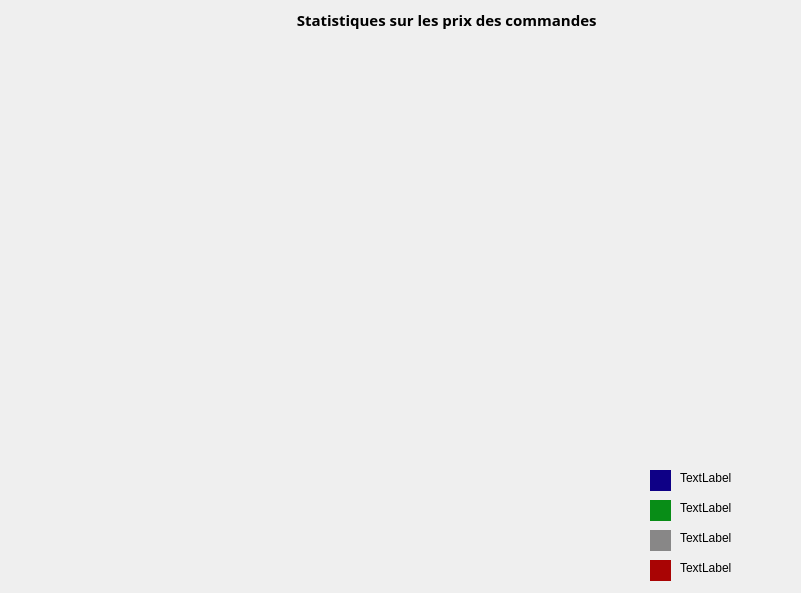
<?xml version="1.0" encoding="UTF-8"?>
<ui version="4.0">
 <class>statfadwa</class>
 <widget class="QDialog" name="statfadwa">
  <property name="geometry">
   <rect>
    <x>0</x>
    <y>0</y>
    <width>801</width>
    <height>593</height>
   </rect>
  </property>
  <property name="windowTitle">
   <string>Dialog</string>
  </property>
  <widget class="QLabel" name="labelF">
   <property name="geometry">
    <rect>
     <x>680</x>
     <y>470</y>
     <width>121</width>
     <height>16</height>
    </rect>
   </property>
   <property name="text">
    <string>TextLabel</string>
   </property>
  </widget>
  <widget class="QLabel" name="label_2F">
   <property name="geometry">
    <rect>
     <x>680</x>
     <y>500</y>
     <width>121</width>
     <height>16</height>
    </rect>
   </property>
   <property name="text">
    <string>TextLabel</string>
   </property>
  </widget>
  <widget class="QLabel" name="label">
   <property name="geometry">
    <rect>
     <x>110</x>
     <y>10</y>
     <width>541</width>
     <height>20</height>
    </rect>
   </property>
   <property name="font">
    <font>
     <family>Sitka</family>
     <pointsize>11</pointsize>
     <weight>75</weight>
     <bold>true</bold>
    </font>
   </property>
   <property name="text">
    <string>                                                Statistiques sur les prix des commandes</string>
   </property>
  </widget>
  <widget class="QLabel" name="label_4F">
   <property name="geometry">
    <rect>
     <x>680</x>
     <y>560</y>
     <width>121</width>
     <height>16</height>
    </rect>
   </property>
   <property name="text">
    <string>TextLabel</string>
   </property>
  </widget>
  <widget class="QWidget" name="widget_2FF" native="true">
   <property name="geometry">
    <rect>
     <x>650</x>
     <y>470</y>
     <width>21</width>
     <height>21</height>
    </rect>
   </property>
   <property name="styleSheet">
    <string notr="true">background-color: qlineargradient(spread:pad, x1:1, y1:0, x2:1, y2:0, stop:1 rgba(251, 0, 0, 255));
background-color: qlineargradient(spread:pad, x1:1, y1:0.011, x2:1, y2:0, stop:1 rgba(14, 0, 134, 255));</string>
   </property>
  </widget>
  <widget class="QWidget" name="widget_3FF" native="true">
   <property name="geometry">
    <rect>
     <x>650</x>
     <y>560</y>
     <width>21</width>
     <height>21</height>
    </rect>
   </property>
   <property name="styleSheet">
    <string notr="true">background-color: qlineargradient(spread:pad, x1:1, y1:0, x2:1, y2:0, stop:0 rgba(0, 193, 35, 255), stop:0.98995 rgba(0, 170, 0, 255));
background-color: qlineargradient(spread:pad, x1:0, y1:0, x2:1, y2:0, stop:0.979899 rgba(169, 4, 4, 255), stop:1 rgba(255, 255, 255, 255));
background-color: qlineargradient(spread:pad, x1:0, y1:0, x2:1, y2:0, stop:0 rgba(0, 0, 0, 255), stop:1 rgba(255, 255, 255, 255));r: qlineargradient(spread:pad, x1:1, y1:0, x2:1, y2:0, stop:1 rgba(137, 135, 0, 255));
background-color: qlineargradient(spread:pad, x1:0, y1:0, x2:1, y2:0, stop:0.979899 rgba(169, 4, 4, 255), stop:1 rgba(255, 255, 255, 255));</string>
   </property>
  </widget>
  <widget class="QWidget" name="widget_4FF" native="true">
   <property name="geometry">
    <rect>
     <x>650</x>
     <y>530</y>
     <width>21</width>
     <height>21</height>
    </rect>
   </property>
   <property name="styleSheet">
    <string notr="true">background-color: qlineargradient(spread:pad, x1:1, y1:0, x2:1, y2:0, stop:0 rgba(0, 193, 35, 255), stop:0.98995 rgba(0, 170, 0, 255));
background-color: qlineargradient(spread:pad, x1:0.975, y1:0.023, x2:1, y2:0, stop:1 rgba(136, 135, 135, 255));</string>
   </property>
  </widget>
  <widget class="QLabel" name="label_3F">
   <property name="geometry">
    <rect>
     <x>680</x>
     <y>530</y>
     <width>121</width>
     <height>16</height>
    </rect>
   </property>
   <property name="text">
    <string>TextLabel</string>
   </property>
  </widget>
  <widget class="QWidget" name="widget" native="true">
   <property name="geometry">
    <rect>
     <x>650</x>
     <y>500</y>
     <width>21</width>
     <height>21</height>
    </rect>
   </property>
   <property name="styleSheet">
    <string notr="true">background-color: qlineargradient(spread:pad, x1:1, y1:0, x2:1, y2:0, stop:0 rgba(0, 193, 35, 255), stop:0.98995 rgba(0, 170, 0, 255));
background-color: qlineargradient(spread:pad, x1:0.964824, y1:0, x2:1, y2:0, stop:1 rgba(8, 141, 23, 255));</string>
   </property>
  </widget>
 </widget>
 <resources/>
 <connections/>
</ui>
